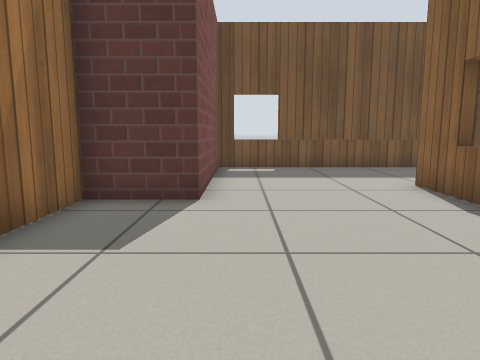
view 1 (above)

12 first-person views from a walk through a Gazebo world. The camera is 0.64 m above the floor, tilts 8° down and sees 70° across. The floor is counted in squares, 0.5 m on a side. Each view is taken from the middle of a square. On the plan, view 1 faces up. The plan holds only what a view shows up to about 14 squares ahead; the rest is blank. Gazebo's built-in surfaces are drawn with simple patterns.

view 2
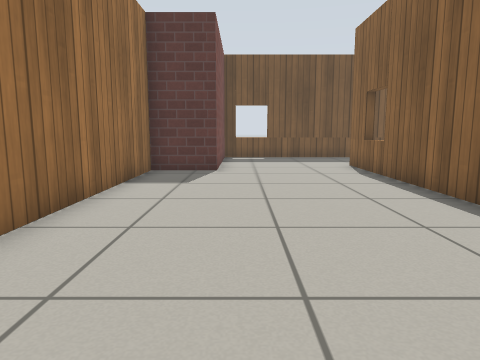

view 3
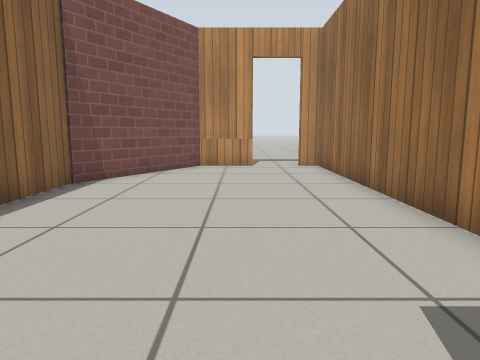

view 4
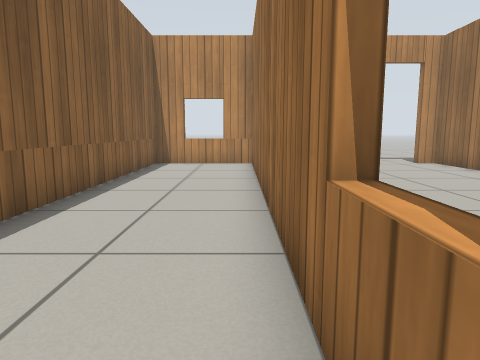

view 5
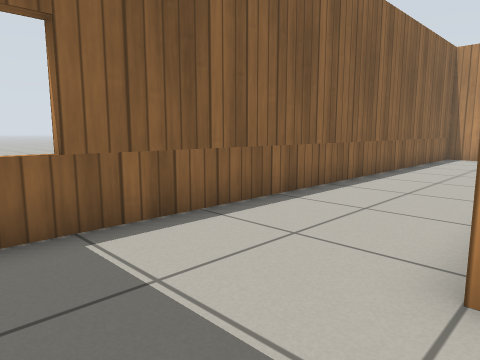

view 6
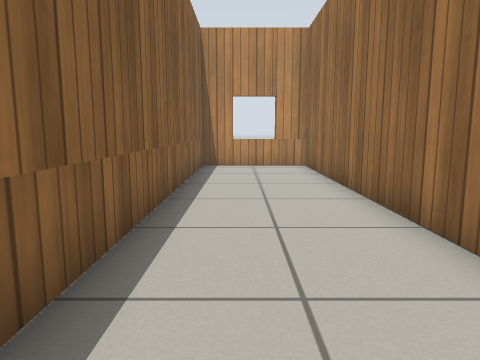

view 7
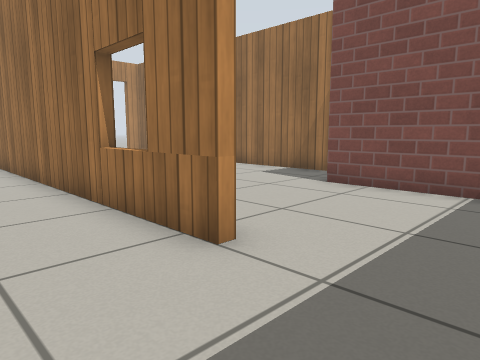

view 8
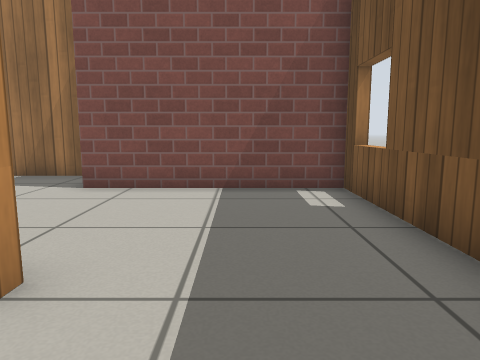

view 9
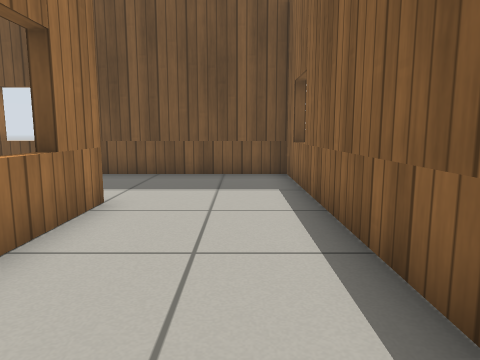

view 10
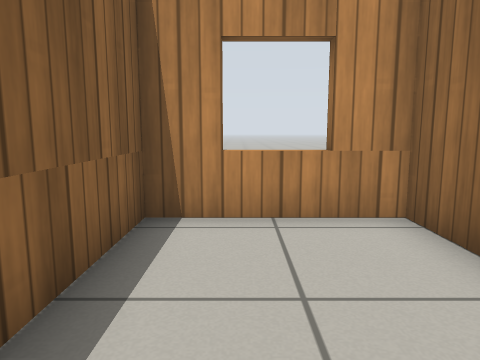

view 11
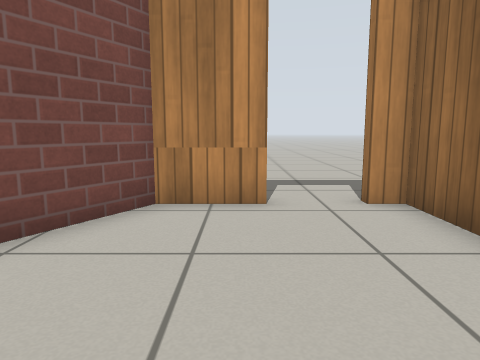

view 12
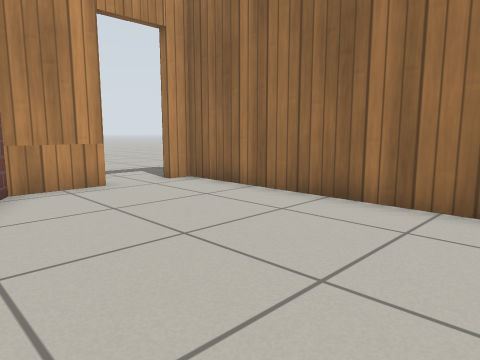

### Floor plan
Points are (right, up) in squares from view 1. A wall is a line through its corners. A room is listed if a view was taken in it or the views show most of it. See-through windows are left out.
Room 1 (views 1, 2, 3, 11, 12)
walls: (-0.8, 8.4) (-0.8, 6.4) (-3, 6.4) (-3, -7) (-2.3, -7); (-0.5, -7) (1.5, -7) (4.2, -2.3) (4.2, 8.1)
ways out: opening at (1.5, 7.5) to room 3; open door at (-1.5, -7)
Room 2 (views 4, 6, 7, 8, 9, 10)
walls: (4.5, 8.1) (4.5, -7) (8.4, -7) (8.4, 12.4) (4.4, 12.4)
ways out: opening at (4, 10) to room 3
Room 3 (view 5)
walls: (4.2, 8.1) (4.5, 8.1); (4.4, 12.4) (-0.8, 12.4) (-0.8, 8.4)
ways out: opening at (1.5, 7.5) to room 1; opening at (4, 10) to room 2

Positions as (right, up) in squares from view 1, and headings:
1: (0, 0), facing up
2: (0, -5), facing up
3: (0, 6), facing down
4: (5, 7), facing down
5: (4, 11), facing down-right
6: (7, 6), facing down
7: (7, 11), facing down-left
8: (7, 10), facing left
9: (7, 2), facing up
10: (7, -2), facing down
11: (0, -1), facing down
12: (3, 1), facing down-left
